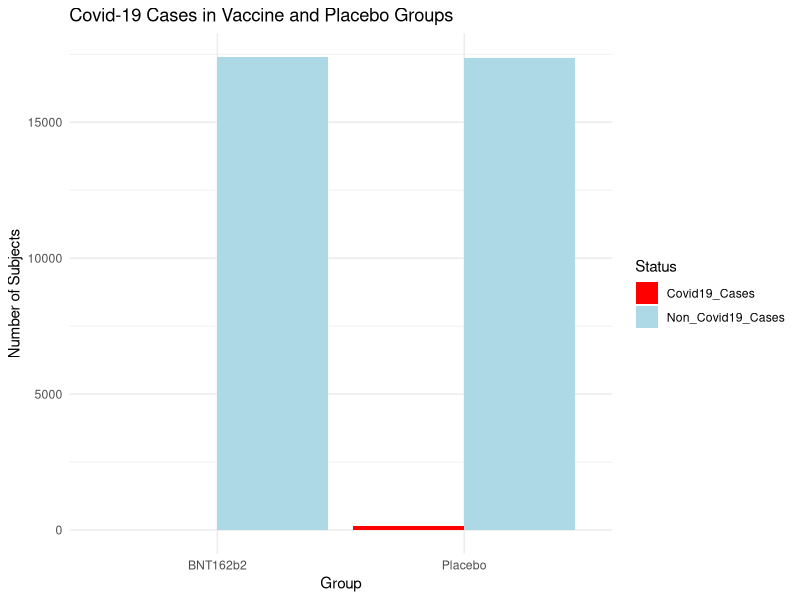
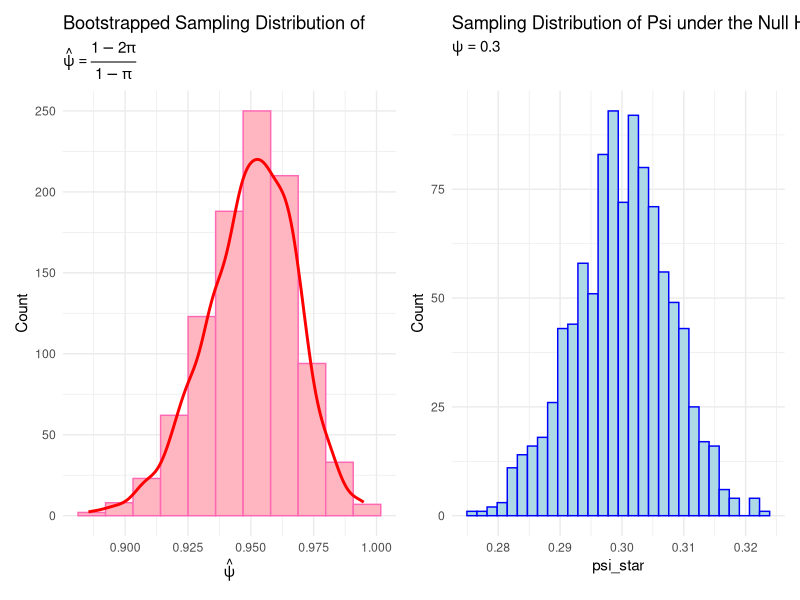

Here is the R script that generated these plots, in order:
## ---- chunk 1
knitr::opts_chunk$set(echo = TRUE)
library(tidyverse)
library(dplyr)
library(maxLik)
library(patchwork)
## ---- chunk 2
# create data frame from table
Vaccine_data <- data.frame(
  Group = c("BNT162b2", "Placebo"),
  Covid19_Cases = c(8, 162),
  No_of_Subjects = c(17411, 17511)
)

# calculate the number of non-cases
Vaccine_data <- Vaccine_data %>%
  mutate(Non_Covid19_Cases = No_of_Subjects - Covid19_Cases)

print(Vaccine_data)

# observed vaccine efficacy
vac_prob <- 8 / 17411
plac_prob <- 162 / 17511

vac_eff <- (1 - (vac_prob / plac_prob))* 100
## ---- chunk 3
# Maximum Likelihood
loglik_binom <- function(psi, x, n){
  if(psi < 0 | psi > 1)
  return(NA)
  else {
  pi <- (1-psi)/(2-psi)
  return(log(choose(1000,50))+(x*log(pi))+((170-x)*log(1-pi)))
  }
}

MLE <- maxLik(logLik = loglik_binom, 
             start = 0.55,
             method = "NR", tol = 1e-4,
             x = 8, n = 170)
## ---- chunk 4
# Method of Moments 
n <- 170
t <- 8
psi <- (2*t - n)/(-n+t)
## ---- chunk 5
# make the data long for plot
data_long <- pivot_longer(Vaccine_data, cols = c("Covid19_Cases", "Non_Covid19_Cases"), 
                          names_to = "Status", values_to = "Count")

# segmented bar plot
ggplot(data_long, aes(fill = Status,
      y = Count, x = Group)) +
  geom_bar(position = "dodge", stat = "identity") +
  scale_fill_manual(values = c("Covid19_Cases" = "red", "Non_Covid19_Cases" = "lightblue")) +
  labs(title = "Covid-19 Cases in Vaccine and Placebo Groups",
       x = "Group", y = "Number of Subjects", fill = "Status") +
  theme_minimal() 
## ---- chunk 6
B = 1000
set.seed(1234)
boot_df_2 <- tibble(
  boot_psi = replicate(n = B, {
             n1 <- Vaccine_data$No_of_Subjects[1]
             n2 <- Vaccine_data$No_of_Subjects[2]
             
             BNT_covid <- Vaccine_data$Covid19_Cases[1]
             placebo_covid <- Vaccine_data$Covid19_Cases[2]
             
             BNT_resamp <- rbinom(1, n1, BNT_covid/n1)
             placebo_resamp <- rbinom(1, n2, placebo_covid/n2)
             
             pi_v <- BNT_resamp/n1
             pi_p <- placebo_resamp/n2
             pi <- pi_v/(pi_v+pi_p)
             
             boot_psi <- (1-2*pi)/(1-pi)
  })
)
#boot_df_2 %>% slice_head(n=5)
#boot_df_2 %>% summarise(boot_mean = mean(boot_psi), boot_sd = sd(boot_psi))
#boot_df_2 %>% summarise(lower = quantile(boot_psi, 0.025), upper = quantile(boot_psi, 0.975))
## ---- chunk 7
n <- nrow(boot_df_2)

# Sturges' formula
k_sturges <- ceiling(log2(n) + 1)

# calculate binwidth
binwidth <- (max(boot_df_2$boot_psi) - min(boot_df_2$boot_psi)) / k_sturges

# Plotting histogram with density curve overlay
hist1 <- ggplot(boot_df_2, aes(x = boot_psi)) +
  geom_histogram(aes(y = after_stat(count)), 
                 bins = k_sturges, fill = "lightpink", 
                 color = "hotpink") +
  geom_density(aes(y = after_stat(density) * B * binwidth), 
               color = "red", linewidth = 1) +
  labs(
    title = "Bootstrapped Sampling Distribution of",
    subtitle = expression(hat(psi) == frac(1 - 2 * pi, 1 - pi)),
    x = expression(hat(psi)),
    y = "Count"
  ) +
  theme_minimal()
## ---- chunk 8

B = 1000
set.seed(1234)

psi <- 0.3
pi_null <- (1 - psi)/(2 - psi)
total <- 34922

null <- tibble(
   psi_star = replicate(n = B, {
     covid = rbinom(1, size = total, prob = pi_null)
     pi = covid/total 
     psi = (1- 2*pi)/(1-pi)
     return(psi)
  })
)

hist2 <- ggplot(null, mapping = aes(x = psi_star)) +
  geom_histogram(aes(y = after_stat(count)),
                 bins = 30, fill = "lightblue",
                 color = "blue") +
  theme_minimal() +
  labs(
    title = "Sampling Distribution of Psi under the Null Hypothesis",
    subtitle = expression(psi == 0.3),
    x = "psi_star",
    y = "Count"
  ) +
  theme_minimal()
  

obs_t = 8
pval <- sum(null$psi_star >= obs_t)/ B
## ---- chunk 9
# Display hist1 and hist2 side by side
library(patchwork)
(hist1 | hist2)
## ---- chunk 10
loglik_binom <- function(psi, x, n){
  if(psi < 0 | psi > 1)
  return(NA)
  else {
  pi <- (1-psi)/(2-psi)
  return(log(choose(1000,50))+(x*log(pi))+((170-x)*log(1-pi)))
  }
}

MLE <- maxLik(logLik = loglik_binom, 
             start = 0.55,
             method = "NR", tol = 1e-4,
             x = 8, n = 170)
MLE
## ---- chunk 11
SE <- sqrt(1/3045.805)
lower <- 0.95 - 1.96*SE
upper <- 0.95 + 1.96*SE
lower
upper
## ---- chunk 12
pchisq(121.6, df = 1, lower.tail=F)
## ---- chunk 13
n <- 170
t <- 8
psi <- (2*t - n)/(-n+t)
psi
## ---- chunk 14
B = 1000
set.seed(1234)
boot_df_2 <- tibble(
  boot_psi = replicate(n = B, {
             n1 <- Vaccine_data$No_of_Subjects[1]
             n2 <- Vaccine_data$No_of_Subjects[2]
             
             BNT_covid <- Vaccine_data$Covid19_Cases[1]
             placebo_covid <- Vaccine_data$Covid19_Cases[2]
             
             BNT_resamp <- rbinom(1, n1, BNT_covid/n1)
             placebo_resamp <- rbinom(1, n2, placebo_covid/n2)
             
             pi_v <- BNT_resamp/n1
             pi_p <- placebo_resamp/n2
             pi <- pi_v/(pi_v+pi_p)
             
             boot_psi <- (1-2*pi)/(1-pi)
  })
)

boot_df_2 %>% slice_head(n=5)
boot_df_2 %>% summarise(boot_mean = mean(boot_psi), boot_sd = sd(boot_psi))
boot_df_2 %>% summarise(lower = quantile(boot_psi, 0.025),
                      upper = quantile(boot_psi, 0.975))
## ---- chunk 15
B = 1000
set.seed(1234)

psi <- 0.3
pi_null <- (1 - psi)/(2 - psi)
total <- 34922

null <- tibble(
   psi_star = replicate(n = B, {
     covid = rbinom(1, size = total, prob = pi_null)
     pi = covid/total 
     psi_star = (1- 2*pi)/(1-pi)
  })
)
  
obs_t = 8
pval <- sum(null$psi_star >= obs_t)/ B
## ---- chunk 16
# make the data long for plot
data_long <- pivot_longer(Vaccine_data, cols = c("Covid19_Cases", "Non_Covid19_Cases"), 
                          names_to = "Status", values_to = "Count")

# segmented bar plot
barplot <- ggplot(data_long, aes(fill = Status, y = Count, x = Group)) +
  geom_bar(position = "dodge", stat = "identity") +
  scale_fill_manual(values = c("Covid19_Cases" = "red", "Non_Covid19_Cases" = "lightblue")) +
  labs(title = "Covid-19 Cases in Vaccine and Placebo Groups",
       x = "Group", y = "Number of Subjects", fill = "Status") +
  theme_minimal()
## ---- chunk 17
n <- nrow(boot_df_2)

# Sturges' formula
k_sturges <- ceiling(log2(n) + 1)

# calculate binwidth
binwidth <- (max(boot_df_2$boot_psi) - min(boot_df_2$boot_psi)) / k_sturges

# Plotting histogram with density curve overlay
hist1 <- ggplot(boot_df_2, aes(x = boot_psi)) +
  geom_histogram(aes(y = after_stat(count)), 
                 bins = k_sturges, fill = "lightpink", 
                 color = "hotpink") +
  geom_density(aes(y = after_stat(density) * B * binwidth), 
               color = "red", size = 1) +
  labs(
    title = "Bootstrapped Sampling Distribution of",
    subtitle = expression(hat(psi) == frac(1 - 2 * pi, 1 - pi)),
    x = expression(hat(psi)),
    y = "Count"
  ) +
  theme_minimal()
## ---- chunk 18

hist2 <- ggplot(null, mapping = aes(x = psi_star)) +
  geom_histogram(aes(y = after_stat(count)),
                 bins = 30, fill = "lightblue",
                 color = "blue") +
  theme_minimal() +
  labs(
    title = "Sampling Distribution of Psi under the Null Hypothesis",
    subtitle = expression(psi == 0.3),
    x = "psi_star",
    y = "Count"
  ) +
  theme_minimal()
